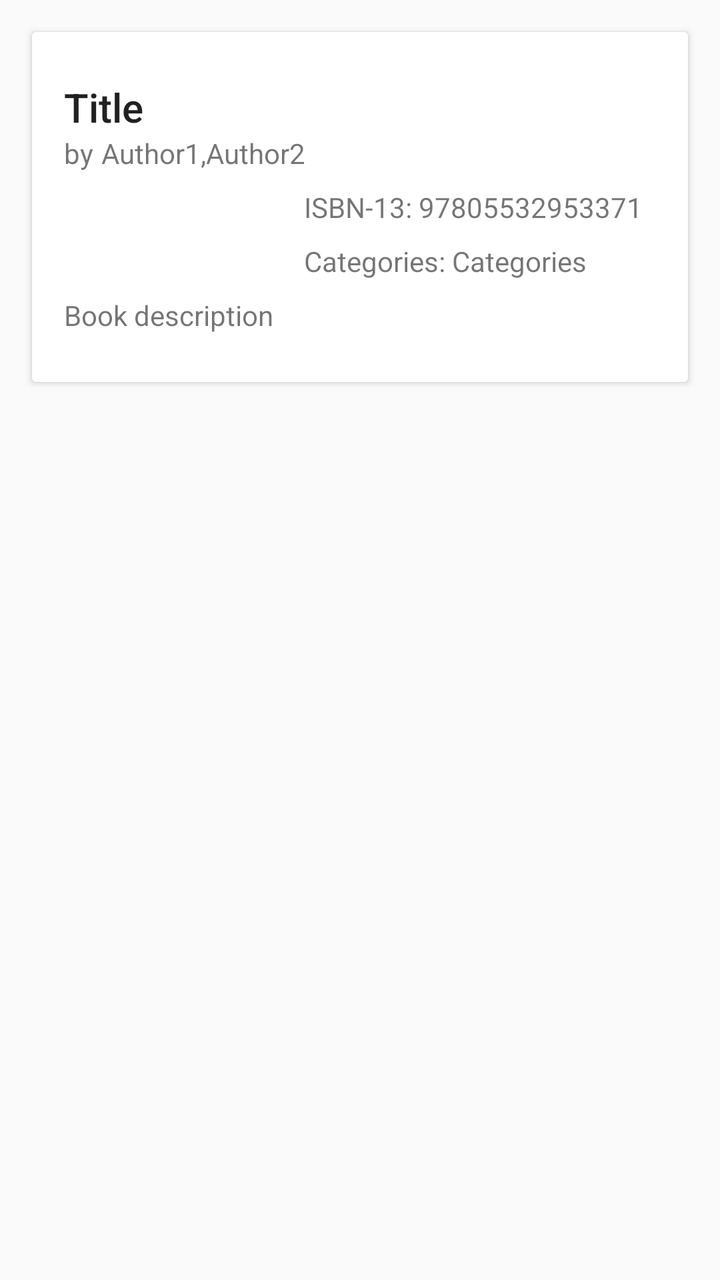
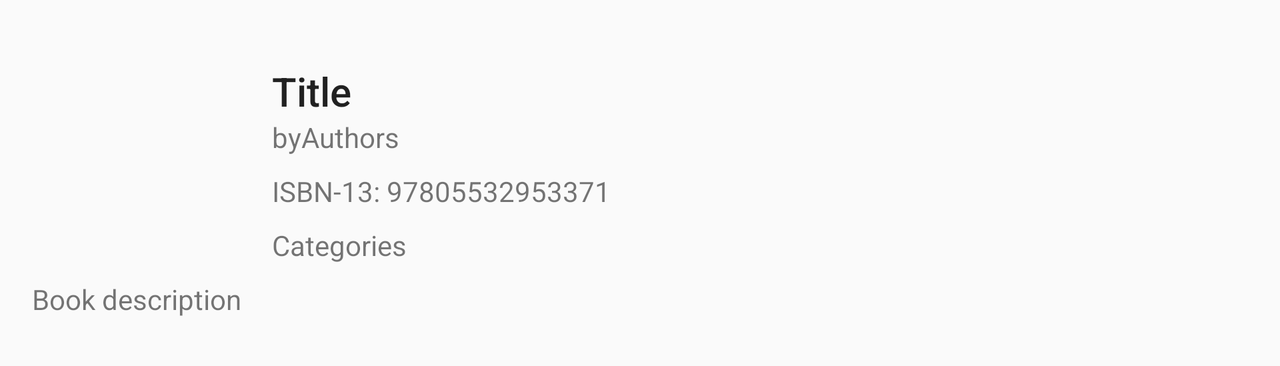

One screen, two layout resources from the same app: the default and the repository's alternative for another configuration. Each is rendered where Android would select it; the XML of both is given below.
<!-- AndroidManifest.xml: activity theme AppTheme -->
<!-- res/layout/fragment_book_detail.xml -->
<LinearLayout xmlns:android="http://schemas.android.com/apk/res/android"
    xmlns:app="http://schemas.android.com/apk/res-auto"
    xmlns:tools="http://schemas.android.com/tools"
    android:id="@+id/fragment_containers"
    android:layout_width="match_parent"
    android:layout_height="match_parent"
    android:orientation="vertical">

    <android.support.v7.widget.CardView xmlns:android="http://schemas.android.com/apk/res/android"
        android:layout_width="match_parent"
        android:layout_height="wrap_content"
        android:layout_margin="16dp"
        android:background="@color/colorPrimary">

        <LinearLayout
            style="@style/Widget.CardContent"
            android:layout_width="match_parent"
            android:layout_height="wrap_content"
            android:orientation="vertical">

            <TextView
                android:id="@+id/tv_book_title"
                android:layout_width="match_parent"
                android:layout_height="wrap_content"
                android:text="Title"
                android:textAppearance="@style/TextAppearance.AppCompat.Title" />
            <RelativeLayout
                android:id="@+id/layoutAuthors"
                android:layout_width="wrap_content"
                android:layout_height="wrap_content"
                android:layout_toRightOf="@+id/img_book_cover">
                <TextView
                    android:id="@+id/txtAuthorsLabel"
                    android:layout_width="wrap_content"
                    android:layout_height="wrap_content"
                    android:text="@string/txt_by" />
                <TextView
                    android:id="@+id/tv_authors"
                    android:layout_width="wrap_content"
                    android:layout_height="wrap_content"
                    android:layout_marginLeft="4dp"
                    android:layout_toRightOf="@+id/txtAuthorsLabel"
                    tools:text="Author1,Author2"/>
            </RelativeLayout>
            <RelativeLayout
                android:id="@+id/image_container"
                android:layout_width="match_parent"
                android:layout_height="wrap_content"
                android:layout_marginTop="8dp"
                android:layout_marginBottom="8dp">
                <ImageView
                    android:id="@+id/img_book_cover"
                    android:layout_width="120dp"
                    android:layout_height="wrap_content"
                    android:layout_alignParentTop="true"
                    android:layout_alignParentLeft="true"
                    android:paddingRight="8dp"
                    android:adjustViewBounds="true"
                    android:contentDescription="@string/book_cover"
                    android:scaleType="fitStart"
                    tools:src="@drawable/no_poster_w185"/>

                <TextView
                    android:id="@+id/tv_isbn"
                    android:layout_width="wrap_content"
                    android:layout_height="wrap_content"
                    android:layout_toRightOf="@+id/img_book_cover"
                    tools:text="ISBN-13: 97805532953371"/>

                <RelativeLayout
                    android:layout_width="wrap_content"
                    android:layout_height="wrap_content"
                    android:layout_below="@+id/tv_isbn"
                    android:layout_toRightOf="@+id/img_book_cover"
                    android:layout_marginTop="8dp">
                    <TextView
                        android:id="@+id/txtCategoriesLabel"
                        android:layout_width="wrap_content"
                        android:layout_height="wrap_content"
                        tools:text="Categories: " />
                    <TextView
                        android:id="@+id/tv_categories"
                        android:layout_width="wrap_content"
                        android:layout_height="wrap_content"
                        android:layout_toRightOf="@+id/txtCategoriesLabel"
                        tools:text="Categories"/>
                </RelativeLayout>
            </RelativeLayout>
            <TextView
                android:id="@+id/tv_book_description"
                android:layout_width="wrap_content"
                android:layout_height="wrap_content"
                android:text="Book description"/>
        </LinearLayout>
    </android.support.v7.widget.CardView>
</LinearLayout>
<!-- resources referenced by this layout -->
<resources>
  <color name="colorPrimary">#FF5722</color>
  <string name="book_cover">Bookcover</string>
  <string name="txt_by">by</string>
  <style name="Widget.CardContent" parent="android:Widget">
          <item name="android:paddingLeft">16dp</item>
          <item name="android:paddingRight">16dp</item>
          <item name="android:paddingTop">24dp</item>
          <item name="android:paddingBottom">24dp</item>
          <item name="android:orientation">vertical</item>
      </style>
  <!-- from res/values-v21/ -->
  <style name="AppTheme" parent="Base.AppTheme">
          <item name="android:colorPrimary">@color/colorPrimary</item>
          <item name="android:colorPrimaryDark">@color/colorPrimaryDark</item>
          <item name="android:colorAccent">@color/colorAccent</item>
          <item name="android:textColorPrimary">@color/textColorPrimary</item>
          <item name="android:textColorSecondary">@color/textColorSecondary</item>
          <item name="android:textColorHint">@color/textColorHint</item>
          
          <item name="android:colorButtonNormal">@color/colorAccent</item>
      </style>
  <style name="Base.AppTheme" parent="Theme.AppCompat.Light.NoActionBar">
      </style>
  <color name="colorPrimaryDark">#E64A19</color>
  <color name="colorAccent">#5DEBDB</color>
  <color name="textColorPrimary">#212121</color>
  <color name="textColorSecondary">#727272</color>
  <color name="textColorHint">#43000000</color>
</resources>
<!-- res/layout-land/fragment_book_detail.xml (the repository's variant of the layout above) -->
<!-- drawn on the phone turned sideways -->
<LinearLayout xmlns:android="http://schemas.android.com/apk/res/android"
    xmlns:app="http://schemas.android.com/apk/res-auto"
    xmlns:tools="http://schemas.android.com/tools"
    style="@style/Widget.CardContent"
    android:layout_width="match_parent"
    android:layout_height="wrap_content"
    android:orientation="vertical">
    <RelativeLayout
        android:id="@+id/image_container"
        android:layout_width="match_parent"
        android:layout_height="wrap_content"
        android:layout_marginBottom="8dp"
        android:layout_marginTop="8dp">
        <ImageView
            android:id="@+id/img_book_cover"
            android:layout_width="120dp"
            android:layout_height="wrap_content"
            android:layout_alignParentLeft="true"
            android:layout_alignParentTop="true"
            android:adjustViewBounds="true"
            android:contentDescription="@string/book_cover"
            android:paddingRight="8dp"
            android:scaleType="fitStart"
            tools:src="@drawable/no_poster_w185" />

        <TextView
            android:id="@+id/tv_book_title"
            android:layout_width="match_parent"
            android:layout_height="wrap_content"
            android:text="Title"
            android:layout_toRightOf="@+id/img_book_cover"
            android:textAppearance="@style/TextAppearance.AppCompat.Title" />

        <RelativeLayout
            android:id="@+id/layoutAuthors"
            android:layout_width="wrap_content"
            android:layout_height="wrap_content"
            android:layout_toRightOf="@+id/img_book_cover"
            android:layout_below="@+id/tv_book_title">

            <TextView
                android:id="@+id/txtAuthorsLabel"
                android:layout_width="wrap_content"
                android:layout_height="wrap_content"
                android:text="by" />

            <TextView
                android:id="@+id/tv_authors"
                android:layout_width="wrap_content"
                android:layout_height="wrap_content"
                android:layout_toRightOf="@+id/txtAuthorsLabel"
                android:text="Authors" />
        </RelativeLayout>

        <TextView
            android:id="@+id/tv_isbn"
            android:layout_width="wrap_content"
            android:layout_height="wrap_content"
            android:layout_toRightOf="@+id/img_book_cover"
            android:layout_below="@+id/layoutAuthors"
            android:layout_marginTop="8dp"
            tools:text="ISBN-13: 97805532953371"/>

        <TextView
            android:id="@+id/tv_categories"
            android:layout_width="wrap_content"
            android:layout_height="wrap_content"
            android:layout_toRightOf="@+id/img_book_cover"
            android:layout_below="@+id/tv_isbn"
            android:layout_marginTop="8dp"
            tools:text="Categories" />

        <RelativeLayout
            android:layout_width="wrap_content"
            android:layout_height="wrap_content"
            android:layout_below="@+id/cover_container"
            android:layout_toRightOf="@+id/img_book_cover"
            android:layout_marginTop="8dp">

        </RelativeLayout>
    </RelativeLayout>

    <TextView
        android:id="@+id/tv_book_description"
        android:layout_width="wrap_content"
        android:layout_height="wrap_content"
        android:text="Book description" />
</LinearLayout>
<!-- resources referenced by the variant -->
<!-- as the phone turned sideways resolves them -->
<resources>
  <string name="book_cover">Bookcover</string>
  <style name="Widget.CardContent" parent="android:Widget">
          <item name="android:paddingLeft">16dp</item>
          <item name="android:paddingRight">16dp</item>
          <item name="android:paddingTop">24dp</item>
          <item name="android:paddingBottom">24dp</item>
          <item name="android:orientation">vertical</item>
      </style>
  <!-- from res/values-v21/ -->
  <style name="AppTheme" parent="Base.AppTheme">
          <item name="android:colorPrimary">@color/colorPrimary</item>
          <item name="android:colorPrimaryDark">@color/colorPrimaryDark</item>
          <item name="android:colorAccent">@color/colorAccent</item>
          <item name="android:textColorPrimary">@color/textColorPrimary</item>
          <item name="android:textColorSecondary">@color/textColorSecondary</item>
          <item name="android:textColorHint">@color/textColorHint</item>
          
          <item name="android:colorButtonNormal">@color/colorAccent</item>
      </style>
  <style name="Base.AppTheme" parent="Theme.AppCompat.Light.NoActionBar">
      </style>
  <color name="colorPrimary">#FF5722</color>
  <color name="colorPrimaryDark">#E64A19</color>
  <color name="colorAccent">#5DEBDB</color>
  <color name="textColorPrimary">#212121</color>
  <color name="textColorSecondary">#727272</color>
  <color name="textColorHint">#43000000</color>
</resources>
